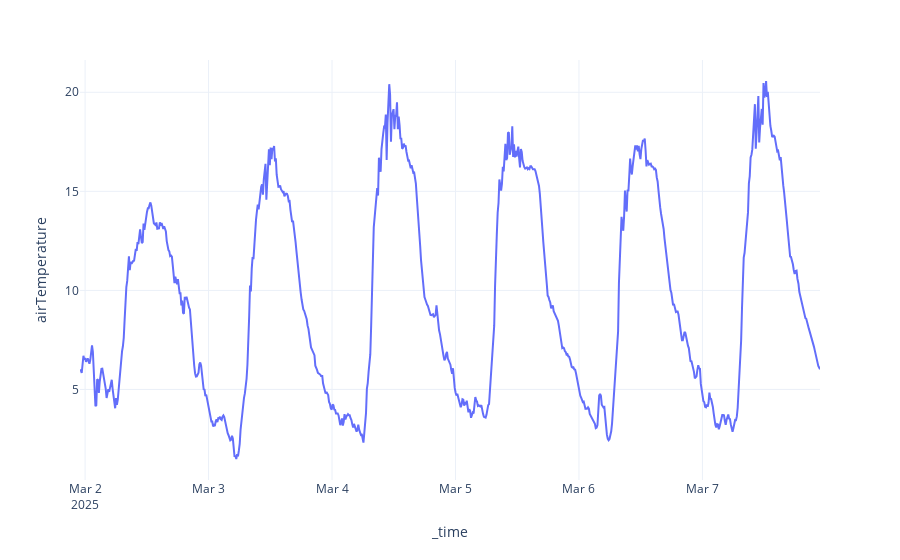

Here is the notebook cell this chart was saved with:
### Code cell
import plotly_express as px
import plotly.graph_objects as go
import plotly

fig = px.line(df, x = "_time", y = "airTemperature")
fig.update_layout(template = "plotly_white")

### Figure 1 — Plotly figure (JSON) as saved in the notebook; plotly's stock layout.template omitted (floating-point values rounded to 4 significant figures; data arrays with more than 128 entries replaced by an {"elided": "..."} marker saying what was removed)
{"data": [{"hovertemplate": "_time=%{x}<br>airTemperature=%{y}<extra></extra>", "legendgroup": "", "line": {"color": "#636efa", "dash": "solid"}, "marker": {"symbol": "circle"}, "mode": "lines", "name": "", "orientation": "v", "showlegend": false, "type": "scatter", "x": {"elided": "861 str values"}, "xaxis": "x", "y": {"elided": "861 float values"}, "yaxis": "y"}], "layout": {"legend": {"tracegroupgap": 0}, "margin": {"t": 60}, "xaxis": {"anchor": "y", "domain": [0, 1], "title": {"text": "_time"}}, "yaxis": {"anchor": "x", "domain": [0, 1], "title": {"text": "airTemperature"}}}}
